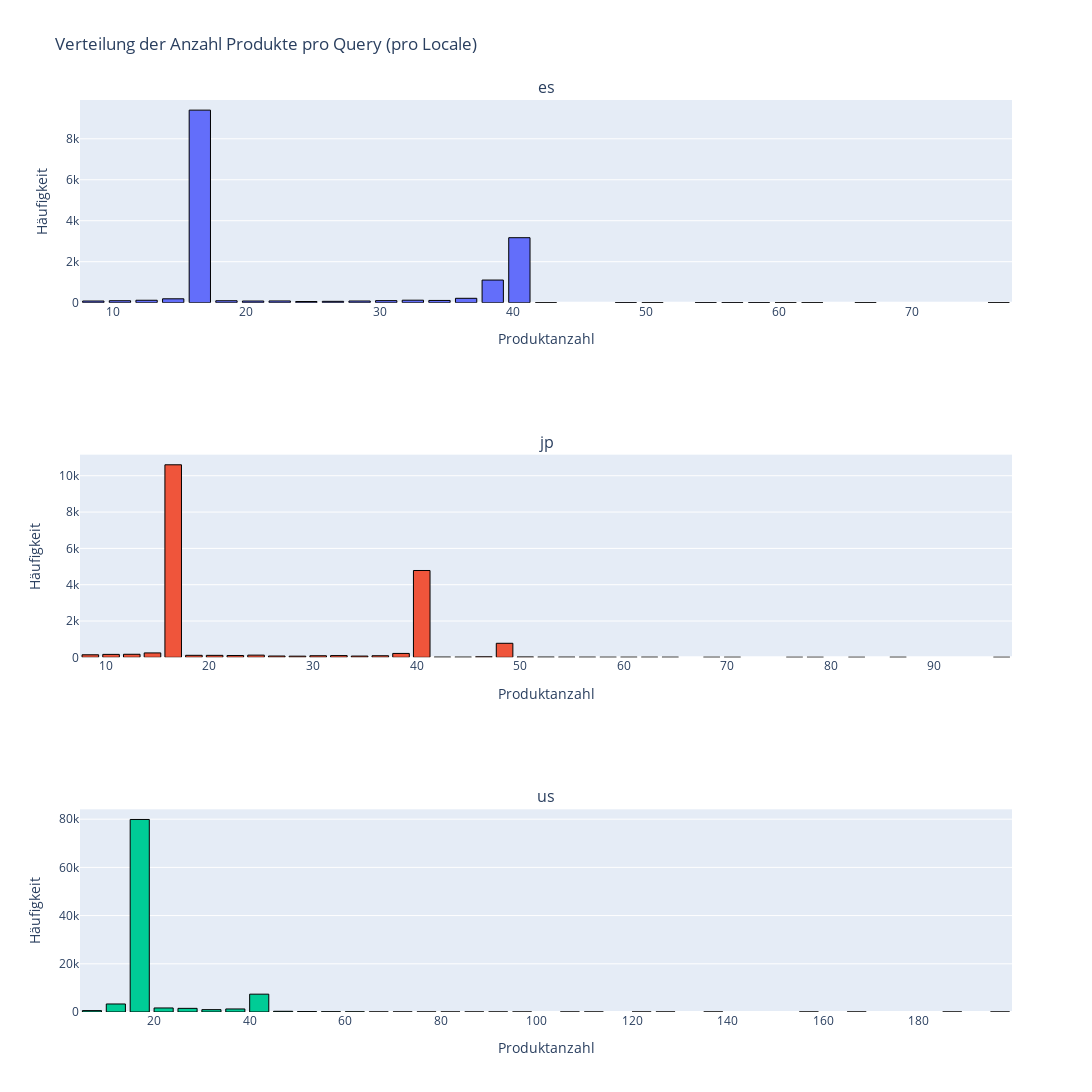

Notebook code cell kept with this figure:
### Code cell
# Aggregieren: Anzahl unterschiedlicher Produkte pro Query und Locale
product_counts_per_query = (
    df_examples.groupby(["query_id", "product_locale"])["product_id"]
    .nunique()
    .reset_index(name="product_count")
)
# Einzigartige Locales bestimmen
locales = sorted(product_counts_per_query["product_locale"].unique())

# Subplots initialisieren
fig = make_subplots(rows=len(locales), cols=1, subplot_titles=locales)

# Für jede Locale einen Subplot erstellen
for i, locale in enumerate(locales, start=1):
    locale_data = product_counts_per_query[
        product_counts_per_query["product_locale"] == locale
    ]

    fig.add_trace(
        go.Histogram(
            x=locale_data["product_count"],
            name=locale,
            nbinsx=50,
            marker=dict(line=dict(width=1, color="black")),
        ),
        row=i,
        col=1,
    )

# Layout anpassen
fig.update_layout(
    title_text="Verteilung der Anzahl Produkte pro Query (pro Locale)",
    showlegend=False,
    height=400 * len(locales),
    width=1200,
    bargap=0.2,
)

# Achsenbeschriftungen setzen
for i in range(1, len(locales) + 1):
    fig.update_xaxes(title_text="Produktanzahl", row=i, col=1)
    fig.update_yaxes(title_text="Häufigkeit", row=i, col=1)

fig.show()

### Figure 1 — Plotly figure (JSON) as saved in the notebook; plotly's stock layout.template omitted (floating-point values rounded to 4 significant figures; data arrays with more than 128 entries replaced by an {"elided": "..."} marker saying what was removed)
{"data": [{"marker": {"line": {"color": "black", "width": 1}}, "name": "es", "nbinsx": 50, "x": {"elided": "15180 int values"}, "type": "histogram", "xaxis": "x", "yaxis": "y"}, {"marker": {"line": {"color": "black", "width": 1}}, "name": "jp", "nbinsx": 50, "x": {"elided": "18127 int values"}, "type": "histogram", "xaxis": "x2", "yaxis": "y2"}, {"marker": {"line": {"color": "black", "width": 1}}, "name": "us", "nbinsx": 50, "x": {"elided": "97345 int values"}, "type": "histogram", "xaxis": "x3", "yaxis": "y3"}], "layout": {"xaxis": {"anchor": "y", "domain": [0.0, 1.0], "title": {"text": "Produktanzahl"}}, "yaxis": {"anchor": "x", "domain": [0.7778, 1.0], "title": {"text": "Häufigkeit"}}, "xaxis2": {"anchor": "y2", "domain": [0.0, 1.0], "title": {"text": "Produktanzahl"}}, "yaxis2": {"anchor": "x2", "domain": [0.3889, 0.6111], "title": {"text": "Häufigkeit"}}, "xaxis3": {"anchor": "y3", "domain": [0.0, 1.0], "title": {"text": "Produktanzahl"}}, "yaxis3": {"anchor": "x3", "domain": [0.0, 0.2222], "title": {"text": "Häufigkeit"}}, "annotations": [{"font": {"size": 16}, "showarrow": false, "text": "es", "x": 0.5, "xanchor": "center", "xref": "paper", "y": 1.0, "yanchor": "bottom", "yref": "paper"}, {"font": {"size": 16}, "showarrow": false, "text": "jp", "x": 0.5, "xanchor": "center", "xref": "paper", "y": 0.6111, "yanchor": "bottom", "yref": "paper"}, {"font": {"size": 16}, "showarrow": false, "text": "us", "x": 0.5, "xanchor": "center", "xref": "paper", "y": 0.2222, "yanchor": "bottom", "yref": "paper"}], "title": {"text": "Verteilung der Anzahl Produkte pro Query (pro Locale)"}, "showlegend": false, "height": 1200, "width": 1200, "bargap": 0.2}}
